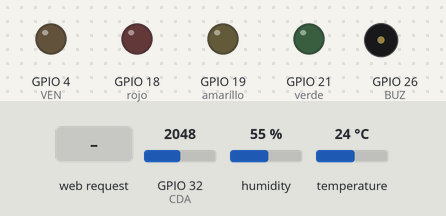
Recording of a sketch running on a simulated ESP32. On the bench: output pins drawn as LEDs (lit = HIGH), buzzer (waves = sounding, pin HIGH). The test bench sets the inputs (shaded band); at power-on: GPIO 32 (CDA) = 2048, humidity 55 %, temperature 24 °C. WiFi joins after 1.5 s; servers stay silent unless stated; what the sketch prints to the serial monitor is not drawn.

Above: at 2.7 s.
2.8 s: HTTP request GET /startTimer?tiempo=1 received
At 3.6 s:
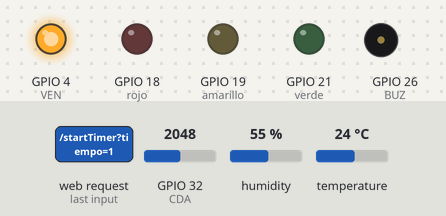
5.3 s: GPIO 32 (CDA) set to 2947
6.8 s: GPIO 32 (CDA) set to 3037
At 8.7 s:
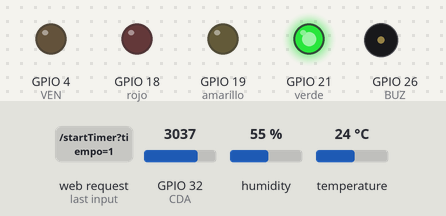
9.0 s: HTTP request GET /toggleVentilador received
At 10.1 s:
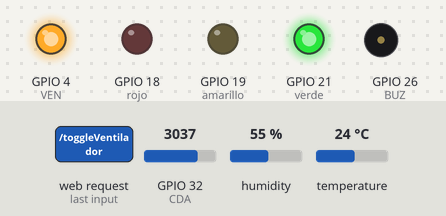
10.5 s: GPIO 32 (CDA) set to 3284
12.0 s: GPIO 32 (CDA) set to 3412
At 13.7 s:
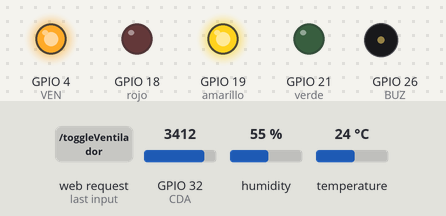
Timing chart, 0 to 15.0 s (numbered marks = the images above; inputs shaded):
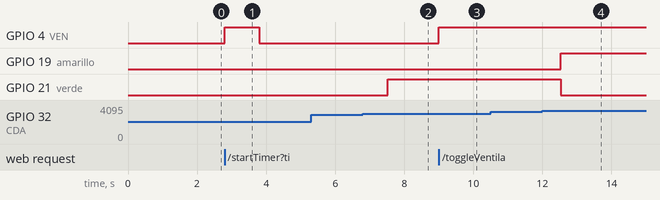

The sketch:

WEBSERVER.ino
```cpp
#include <WiFi.h> // Incluye la biblioteca WiFi para manejar la conexión a la red.
#include <WebServer.h> // Incluye la biblioteca WebServer para crear un servidor web.
#include "PAGINA1CODE.h" // Incluye el archivo que contiene el código HTML de la página principal.

#include <DHT.h>		// importa la Librerias DHT
#include <DHT_U.h>

const char* ssid = "LOL-2.4"; // Define el nombre de la red WiFi a la que se conectará.
const char* password = "00425174082"; // Define la contraseña de la red WiFi.
WebServer server(80); // Crea un objeto para el servidor web en el puerto 80.

const int CDA = 32; //calidad del aire
const int VEN = 4; //ventilador
const int BUZ = 26;

const int verde = 21;
const int amarillo = 19;
const int rojo = 18;

#define DHTPIN 25
#define DHTTYPE DHT11

DHT dht(DHTPIN, DHTTYPE);

int calidad_estado;
float temperatura_estado;
int ventilador_estado;
float humedad_estado;


int CDA_GRA[6] = {0,0,0,0,0,0};
int VEN_GRA[6] = {0,0,0,0,0,0};
int TEM_GRA[6] = {0,0,0,0,0,0};
int HUM_GRA[6] = {0,0,0,0,0,0};

unsigned long previousMillis = 0;
const long interval = 5000;

unsigned long previousMillis2 = 0;
const long interval2 = 1000;

// 0 -> automatico
// 1 -> manual
int modo = 0;

unsigned long ventiladorTimerStart = 0;  // Renombrar la variable a un nombre único
unsigned long timerDuration = 0;
bool ventiladorTemporizado = false;

void startTimer() {
  modo = 1;
  String tiempoStr = server.arg("tiempo");  // Obtiene el tiempo en segundos
  timerDuration = tiempoStr.toInt() * 1000;  // Convierte a milisegundos
  ventiladorTemporizado = true;  // Activa el temporizador
  digitalWrite(VEN, HIGH);  // Enciende el ventilador
  ventiladorTimerStart = millis();  // Guarda el tiempo actual

  String jsonResponse = "{\"status\": \"Temporizador activado\", \"tiempo\": \"" + String(tiempoStr) + "\"}";
  server.send(200, "application/json", jsonResponse);  // Responde al cliente
}


void setup() {
  Serial.begin(115200); // Inicia la comunicación serial a 115200 baudios.

  dht.begin();

  pinMode(CDA, INPUT);
  pinMode(VEN, OUTPUT);
  pinMode(BUZ, OUTPUT);

  pinMode(rojo, OUTPUT);
  pinMode(verde, OUTPUT);
  pinMode(amarillo, OUTPUT);

  digitalWrite(VEN, LOW);

  // Conexión a la red WiFi
  WiFi.begin(ssid, password); // Inicia la conexión a la red WiFi con el SSID y la contraseña especificados.
  while (WiFi.status() != WL_CONNECTED) { // Espera a que se establezca la conexión WiFi.
    delay(500); // Espera 500 milisegundos antes de verificar nuevamente.
    Serial.print("."); // Imprime un punto en el monitor serial para indicar que está intentando conectar.
  }
  Serial.println("\nConectado a la red WiFi."); // Imprime un mensaje cuando se ha conectado a la red.
  Serial.print("IP: "); // Imprime el IP local del dispositivo.
  Serial.println(WiFi.localIP()); // Muestra la IP local en el monitor serial.

  // Configuración de las rutas del servidor web
  server.on("/", HTTP_GET, handleRoot); // Asigna la función handleRoot a la ruta raíz.
  server.on("/toggleVentilador", HTTP_GET, toggleVentilador);
  server.on("/startTimer", HTTP_GET, startTimer);


  // Inicia el servidor web en el puerto 80
  server.begin(); // Comienza a escuchar en el puerto 80 para conexiones entrantes.

}

void loop() {
  server.handleClient(); // Maneja las solicitudes de los clientes que se conectan al servidor.

  int calidad_estado1 = analogRead(CDA);
  calidad_estado = map(calidad_estado1, 3000, 4096, 0, 100);
  temperatura_estado = dht.readTemperature();
  ventilador_estado = digitalRead(VEN);
  humedad_estado = dht.readHumidity();

  // Verifica si el temporizador está activo y si ha pasado el tiempo
  if (ventiladorTemporizado && (millis() - ventiladorTimerStart >= timerDuration)) {
    modo = 0;
    digitalWrite(VEN, LOW);  // Apaga el ventilador
    ventiladorTemporizado = false;  // Desactiva el temporizador
    Serial.println("Ventilador apagado automáticamente tras el temporizador.");
  }

  unsigned long currentMillis2 = millis();
  if (currentMillis2 - previousMillis2 >= interval2) {
    previousMillis2 = currentMillis2;
    if(calidad_estado > 80){
      digitalWrite(BUZ, HIGH);
      if(modo == 0){
        digitalWrite(VEN, HIGH);
      }

      digitalWrite(rojo, HIGH);
      digitalWrite(amarillo, LOW);
      digitalWrite(verde, LOW);
    } else if (calidad_estado > 30 && calidad_estado < 80) {
      digitalWrite(BUZ, LOW);
      if(modo == 0){
        digitalWrite(VEN, LOW);
      }
      digitalWrite(rojo, LOW);
      digitalWrite(amarillo, HIGH);
      digitalWrite(verde, LOW);
    } else if (calidad_estado >= 0 && calidad_estado < 50){
      digitalWrite(BUZ, LOW);
      if(modo == 0){
        digitalWrite(VEN, LOW);
      }
      digitalWrite(rojo, LOW);
      digitalWrite(amarillo, LOW);
      digitalWrite(verde, HIGH);
    }
  }
  unsigned long currentMillis = millis();
  if (currentMillis - previousMillis >= interval) {
    previousMillis = currentMillis;

    for (int i = 0; i < 5; i++) {
      CDA_GRA[i] = CDA_GRA[i + 1];
      VEN_GRA[i] = VEN_GRA[i + 1];
      TEM_GRA[i] = TEM_GRA[i + 1];
      HUM_GRA[i] = HUM_GRA[i + 1];
    }

    if(calidad_estado < 0){CDA_GRA[5] = 1;}else{CDA_GRA[5] = calidad_estado;}

    if(ventilador_estado != 0){VEN_GRA[5] = 100;}else{VEN_GRA[5] = 1;}
    TEM_GRA[5] = temperatura_estado;
    HUM_GRA[5]=  humedad_estado;

    Serial.println("---------------------------");
    Serial.print("GAS PPM: ");
    Serial.println(calidad_estado);
    Serial.println(calidad_estado1);
    Serial.print("Temperatura: ");
    Serial.println(temperatura_estado);
    Serial.print("Ventilador estado: ");
    Serial.println(ventilador_estado);
    Serial.print("Humedad: ");
    Serial.print(humedad_estado);
    Serial.println("%");
    Serial.println("---------------------------");

  }

}

void handleRoot() {

  String Pagina = PAGINA_PRINCIPAL;
  Pagina.replace("TEMP01",String(temperatura_estado));
  if(calidad_estado < 0){Pagina.replace("CAL01",String(1));}else{Pagina.replace("CAL01",String(calidad_estado));}
  Pagina.replace("VEN01",String(ventilador_estado));
  Pagina.replace("HUM01",String(humedad_estado));

  Pagina.replace("CAL006",String(CDA_GRA[5]));
  Pagina.replace("CAL005",String(CDA_GRA[4]));
  Pagina.replace("CAL004",String(CDA_GRA[3]));
  Pagina.replace("CAL003",String(CDA_GRA[2]));
  Pagina.replace("CAL002",String(CDA_GRA[1]));
  Pagina.replace("CAL001",String(CDA_GRA[0]));

  Pagina.replace("TEM006",String(TEM_GRA[5]));
  Pagina.replace("TEM005",String(TEM_GRA[4]));
  Pagina.replace("TEM004",String(TEM_GRA[3]));
  Pagina.replace("TEM003",String(TEM_GRA[2]));
  Pagina.replace("TEM002",String(TEM_GRA[1]));
  Pagina.replace("TEM001",String(TEM_GRA[0]));

  Pagina.replace("VEN006",String(VEN_GRA[5]));
  Pagina.replace("VEN005",String(VEN_GRA[4]));
  Pagina.replace("VEN004",String(VEN_GRA[3]));
  Pagina.replace("VEN003",String(VEN_GRA[2]));
  Pagina.replace("VEN002",String(VEN_GRA[1]));
  Pagina.replace("VEN001",String(VEN_GRA[0]));

  Pagina.replace("HUM006",String(HUM_GRA[5]));
  Pagina.replace("HUM005",String(HUM_GRA[4]));
  Pagina.replace("HUM004",String(HUM_GRA[3]));
  Pagina.replace("HUM003",String(HUM_GRA[2]));
  Pagina.replace("HUM002",String(HUM_GRA[1]));
  Pagina.replace("HUM001",String(HUM_GRA[0]));

  server.send(200, "text/html", Pagina); // Envía la página principal al cliente que hace la solicitud.
}

void toggleVentilador() {
  static bool ventiladorEncendido = false; // Estado del ventilador

  // Cambiar el estado del ventilador
  ventiladorEncendido = !ventiladorEncendido;

  // Encender o apagar el ventilador
  if (ventiladorEncendido) {
    digitalWrite(VEN, HIGH);  // Encender el ventilador
    modo = 1;
  } else {
    digitalWrite(VEN, LOW);   // Apagar el ventilador
    modo = 0;
  }

  // Enviar una respuesta en formato JSON
  String jsonResponse = "{\"ventilador\": " + String(ventiladorEncendido ? 1 : 0) + "}";
  server.send(200, "application/json", jsonResponse);  // Responder con el estado del ventilador
}
```

PAGINA1CODE.h
```cpp
const char PAGINA_PRINCIPAL[] =
R"=====(
  <!DOCTYPE html><html><script src="https://cdn.jsdelivr.net/npm/chart.js"></script><style>header{background-color:#08a1c7;position:relative;height:50px}header h1{font-family:monospace;margin:0;position:absolute;top:50%;left:50%;transform:translate(-50%,-50%)}.menu ul{display:flex;padding:0;margin:0;list-style:none}.menu a{display:block;padding:1em;background-color:#08a1c7;text-decoration:none;color:#191c26}.menu a:hover{background-color:#036988}.menu ul li ul{display:none;position:absolute;top:100%;left:0;background-color:#08a1c7;padding:0;margin:0;list-style:none;width:100px}.menu ul li ul li a{padding:1em;background-color:#08a1c7;width:100%}.menu ul li a:hover+ul,.menu ul li ul:hover{display:block}a,p,label{font-size:large;font-family:monospace}h1{font-family:monospace}.titulo{margin-left:10px}canvas{max-width:700px;max-height:300px}body{max-width:50%;margin-left:25%}</style>
<header><nav class="menu"><ul><li><a href="#">Menu</a><ul><li><a href="#1">Proyecto de Monitoreo de Gas y Condiciones Ambientales con ESP32</a></li><li><a href="#2">Control</a></li><li><a href="https://docs.google.com/document/d/1LpznAeZUYXJSYKVT7ExkfE8q8Cioc0Tal1mJyOyHRgQ/edit?usp=drivesdk">Carpeta tecnica</a></li></ul></li></ul></nav><h1>ESP CALIDAD DEL AIRE</h1></header><body><h1 href="#1" class="titulo">Proyecto de Monitoreo de Gas y Condiciones Ambientales con ESP32</h1><p>Este proyecto utiliza una plataforma ESP32 para la monitorizacion avanzada de la calidad del aire y las condiciones ambientales mediante la integracion de sensores especificos. La iniciativa tiene como objetivo proporcionar un sistema efectivo de alerta en caso de niveles elevados de gases peligrosos, ademas de medir temperatura y humedad, datos fundamentales para diversas aplicaciones domesticas.</p><h1 href="#2" class="titulo">Control</h1><p>Temperatura: TEMP01 GRADOS CENTIGRADOS</p><p>Calidad del aire: CAL01 %</p><p>Estado ventiladores: VEN01</p>

<button onclick="toggleVentilador()">Encender/Apagar Ventilador</button>

<script>
  function toggleVentilador() {
    fetch("/toggleVentilador")
      .then(response => response.json())
      .then(data => {
        // Actualiza el estado del botón según el estado del ventilador
        if (data.ventilador == 1) {
          alert("Ventilador Encendido");
        } else {
          alert("Ventilador Apagado");
        }
      });
  }
</script>

<!-- Formulario para controlar el ventilador por temporizador -->
<form id="temporizadorForm">
  <label for="tiempo">Tiempo en segundos:</label>
  <input type="number" id="tiempo" name="tiempo" min="1" max="3600" required>
  <button type="submit">Configurar Temporizador</button>
</form>

<p>Cantidad de humedad: HUM01 %</p>

<script>
  document.getElementById('temporizadorForm').addEventListener('submit', function(event) {
    event.preventDefault();  // Evita el envío del formulario
    var tiempoSegundos = document.getElementById('tiempo').value;  // Obtiene el tiempo ingresado
    fetch(`/startTimer?tiempo=${tiempoSegundos}`)  // Envia el tiempo al servidor
      .then(response => response.json())
      .then(data => {
        alert("Temporizador configurado para " + tiempoSegundos + " segundos.");
      });
  });
</script>


<div><canvas id="grafico"></canvas></div>
<h1 href="#1" class="titulo">Caracteristicas y Componentes</h1>
<p>La estructura principal del sistema esta construida sobre el microcontrolador ESP32, conocido por su capacidad de conectividad Wi-Fi y Bluetooth, su versatilidad y su potencia de procesamiento. Este dispositivo ofrece una plataforma robusta y adaptable para aplicaciones de Internet de las Cosas (IoT), permitiendo el monitoreo remoto y la recoleccion de datos en tiempo real.</p>
<p>El sensor de gas MQ-9 es una pieza clave para la deteccion de monoxido de carbono (CO) y gases combustibles como el metano. Este dispositivo mide concentraciones de gas en el ambiente y permite alertar en caso de que los niveles sean elevados, activando de esta forma un sistema de alerta que es critico para la prevencion de incendios y situaciones peligrosas.</p>
<p>Complementando el sistema de monitoreo, el sensor DHT11 se encarga de captar la temperatura y humedad del entorno. Estos datos son esenciales no solo para entender las condiciones ambientales sino tambien para detectar posibles situaciones que podrian agravar una fuga de gas.</p>
<script>const ctx = document.getElementById('grafico');

            new Chart(ctx, {
              type: 'scatter',
              data: {
                labels: ['25 seg', '20 seg', '15 seg', '10 seg', '10 seg', '5 seg'],
                datasets: [{
                type: 'line',
                  label: 'Calidad del aire',
                  data: [CAL001, CAL002, CAL003, CAL004, CAL005, CAL006],
                  borderWidth: 1
                },
                {
                  type: 'line',
                  label: 'Temperatura',
                  data: [TEM001, TEM002, TEM003, TEM004, TEM005, TEM006],
                  borderWidth: 1
                },{
                  type: 'line',
                  label: 'Humedad',
                  data: [HUM001, HUM002, HUM003, HUM004, HUM005, HUM006],
                  borderWidth: 1
                },{
                  type: 'bar',
                  label: 'Estado ventiladores',
                  data: [VEN001, VEN002, VEN003, VEN004, VEN005, VEN006],
                  borderWidth: 1
                }]
              },
              options: {
                animation: false,
                scales: {
                  y: {
                    beginAtZero: true
                  }
                }
              }
            });</script>

            <script>
  setInterval(() => {
    location.reload();
  }, 5000); // Recarga la página cada 5 segundos
</script>
</body><footer></footer></html>
)=====";
```

Measured:
- the behaviour switches between 2989 and 2990 on GPIO 32 (CDA) (found by bisection; images 1 and 2)
- the behaviour switches between 3339 and 3340 on GPIO 32 (CDA) (found by bisection; images 3 and 4)
- after the input at 2.8 s, GPIO 4 (VEN): LOW → HIGH at once, → LOW 1.0 s later
- after the input at 5.3 s, every drawn part: stays the same
- after the input at 6.8 s, GPIO 21 (verde): LOW → HIGH after 0.73 s
- after the input at 9.0 s, GPIO 4 (VEN): LOW → HIGH at once
- after the input at 10.5 s, every drawn part: stays the same
- after the input at 12.0 s, GPIO 19 (amarillo): LOW → HIGH after 0.53 s; GPIO 21 (verde): HIGH → LOW after 0.53 s
